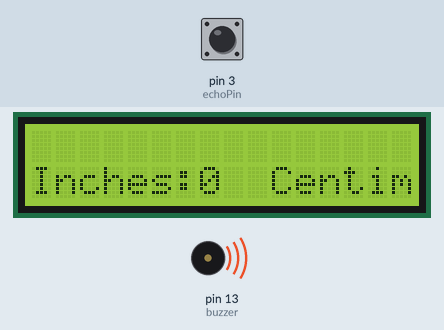
This sketch was run on a simulated Arduino Uno, built with avr-gcc and run on an emulated ATmega328P. Shown: 16×2 character LCD, buzzer (waves = sounding, pin HIGH). The test bench sets the inputs (shaded band); at power-on: pin 3 (echoPin) LOW. Pins used as bus, display or sensor lines are not drawn.

Above: at 1.6 s.
1.7 s: pin 3 (echoPin) pulsed HIGH 5 times (0.12 s each, 0.3 s apart)
At 3.3 s:
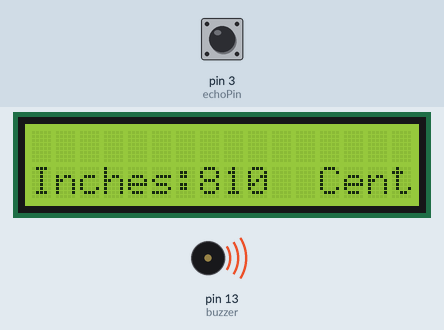
Timing chart, 0 to 4.8 s (numbered marks = the images above; inputs shaded):
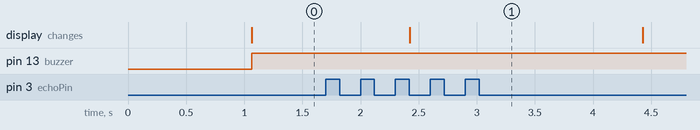

Measured:
- after the input at 1.7 s, the display: changes after 0.72 s (image 1)

The sketch:

ultrasound_lcd.ino
```cpp
#include<LiquidCrystal.h>

LiquidCrystal lcd{8,9,4,5,6,7};
int trigPin=2;
int echoPin=3;
int buzzer=13;

 long microsecondsToInches(long microseconds);
 long microsecondsToCentimeters(long microseconds);

void setup() {
  // put your setup code here, to run once:
 pinMode(trigPin,OUTPUT);
 pinMode(echoPin,INPUT);
 pinMode(buzzer,OUTPUT);
 Serial.begin(9600);
 lcd.begin(16,2);
 lcd.setCursor(0,0);
}

void loop() {
  // put your main code here, to run repeatedly:
  long duration,inches,cm;
  lcd.setCursor(0,1);
  digitalWrite(trigPin,LOW);
  delayMicroseconds(2);
  digitalWrite(trigPin,HIGH);
  delayMicroseconds(10);
  duration=pulseIn(echoPin,HIGH);
  inches= microsecondsToInches(duration);
  cm=microsecondsToCentimeters(duration);

  lcd.print("Inches:");
  lcd.println(inches);
  lcd.print("Centimeters");
  lcd.println(cm);

  if(cm<5)
  {
      digitalWrite(buzzer,HIGH);
    }

   else
   {
    digitalWrite(buzzer,HIGH);
    }

  delay(1000);
}
   long microsecondsToInches(long microseconds)
{
    return microseconds/74/2;
  }

   long microsecondsToCentimeters(long microseconds)
{
    return microseconds/29/2;
  }
```
